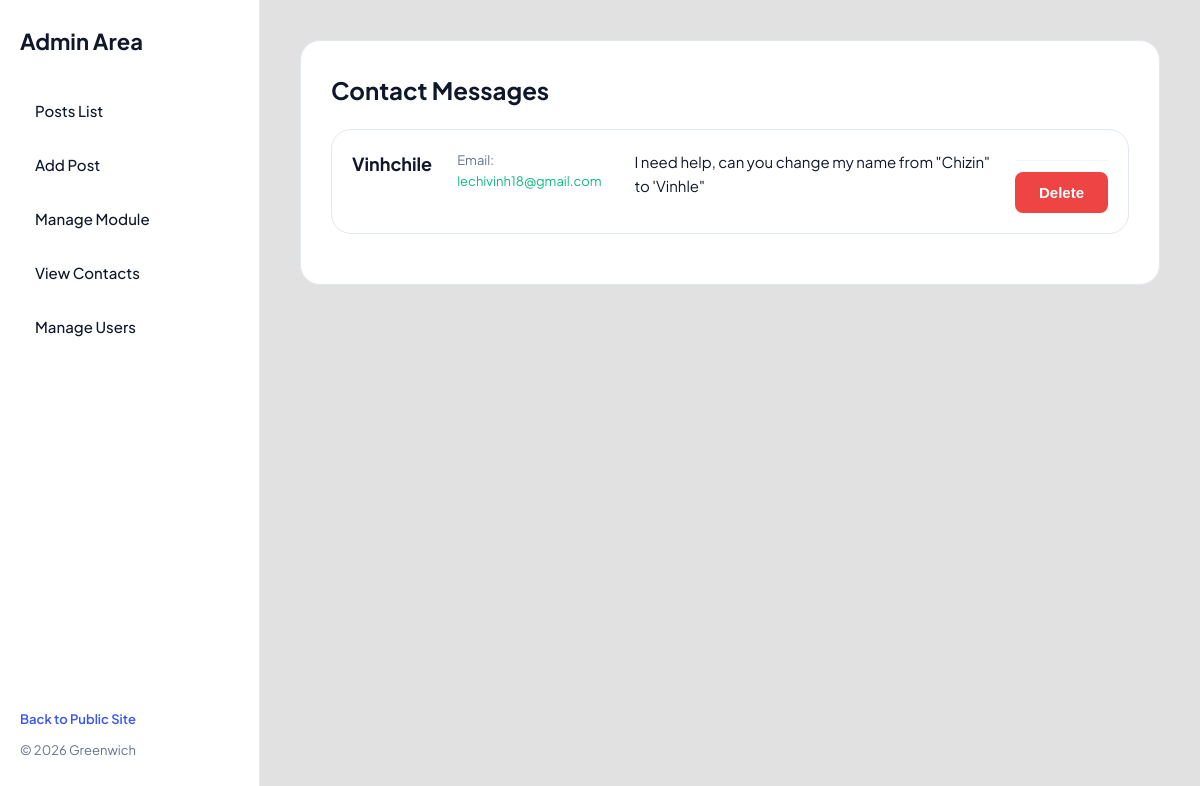
The page /admin/contacts.php on the database its author committed.
### tables this page shows
CREATE TABLE `contacts` (
  `contact_id` int(11) NOT NULL,
  `message` text NOT NULL,
  `user_id` int(11) NOT NULL
);

CREATE TABLE `users` (
  `user_id` int(11) NOT NULL,
  `username` varchar(50) NOT NULL,
  `user_email` varchar(100) NOT NULL,
  `user_password` varchar(255) NOT NULL
);

### admin/contacts.php (called while the page is built, shortened)
<?php
try {
    include '../includes/DatabaseConnection.php';
    include '../includes/DatabaseFunctions.php';
    $contacts = allContacts($pdo);
    include '../templates/contacts.html.php';
} catch (PDOException $e) {
    $title = 'Error';
    $output = 'Database error: ' . $e->getMessage();
}
include '../templates/adminlayout.html.php';
?>

### includes/DatabaseFunctions.php (called while the page is built, shortened)
<?php
function query($pdo, $sql, $parameters = []) {
    $query = $pdo->prepare($sql);
    $query->execute($parameters);
    return $query;
}
function allContacts($pdo) {
    $sql = 'SELECT contacts.contact_id, users.username AS name, users.user_email AS email, contacts.message
            FROM contacts
            INNER JOIN users ON contacts.user_id = users.user_id';
    $contacts = query($pdo, $sql);
    return $contacts->fetchAll();
}

### templates/contacts.html.php (the view, shortened to what this page needs)
<div class="welcome-home-page" style="padding: 30px;">
    <h2>Contact Messages</h2>
    <?php if (empty($contacts)): ?>
        <p>There are currently no messages from the user.</p>
    <?php else: ?>
        <?php foreach ($contacts as $msg): ?>
        <div class="post-card" style="margin-bottom: 20px;">
            <div class="post-title">
                <?= htmlspecialchars($msg['name'], ENT_QUOTES, 'UTF-8') ?>
            </div>
            <div class="post-meta">
                Email: <a href="mailto:<?= htmlspecialchars($msg['email'], ENT_QUOTES, 'UTF-8') ?>">
                    <?= htmlspecialchars($msg['email'], ENT_QUOTES, 'UTF-8') ?>
                </a>
            </div>
            <p>
                <?= htmlspecialchars($msg['message'], ENT_QUOTES, 'UTF-8') ?>
            </p>
            <div class="post-actions">
                <form action="deletecontact.php" method="post" style="margin: 0;" onsubmit="return confirm('Are you sure?');">
                    <button type="submit" class="delete-btn">Delete</button>
                </form>
            </div>
        </div>
        <?php endforeach; ?>
    <?php endif; ?>
</div>

### style.css (style rules this page uses)
:root { --primary: #10b981; --primary-dark: #059669; --bg-body: #e1e1e1; --bg-sidebar: #ffffff; --text-main: #0f172a; --text-muted: #64748b; --border-color: #e2e8f0; --sidebar-width: 260px; }
* { margin: 0; padding: 0; box-sizing: border-box; }
body { font-family: 'Plus Jakarta Sans', sans-serif; background-color: var(--bg-body); color: var(--text-main); line-height: 1.6; font-size: 15px; }
.welcome-home-page { border: 1px solid var(--border-color); width: 100%; border-radius: 20px; background-color: #ffffff; }
h2 { font-size: 24px; margin-bottom: 20px; }
p { margin-bottom: 15px; }
.post-card { background: #ffffff; border: 1px solid var(--border-color); padding: 20px; border-radius: 20px; display: flex; flex-direction: row; gap: 25px; }
.post-title { font-weight: 700; font-size: 18px; margin-bottom: 8px; color: var(--text-main); }
.post-meta { font-size: 13px; color: var(--text-muted); margin-bottom: 12px; }
.post-meta a { color: var(--primary); text-decoration: none; }
.post-actions { display: flex; align-items: center; gap: 10px; margin-top: 10px; padding-top: 10px; border-top: 1px solid #f1f5f9; }
.post-actions form button { margin-top: 0; }
input[type="submit"], button { background-color: var(--primary); color: #ffffff; border: none; padding: 12px 24px; border-radius: 8px; cursor: pointer; font-weight: 600; font-size: 15px; margin-top: 10px; }
button.delete-btn { background-color: #ef4444; }

### rows shown on the page
contacts: user.username "Vinhchile", user.user_email "lechivinh18@gmail.com", message "I need help, can you change my name from \"Chizin\" to 'Vinhle\""
